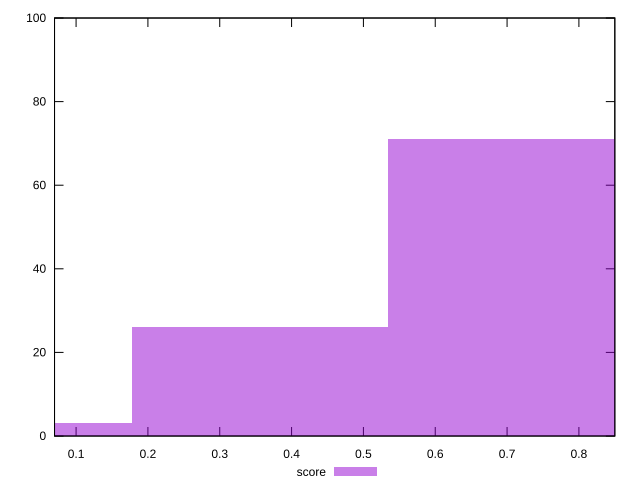

Recreate this plot in gnuplot.
reset

$score <<EOF
0.3558239811760983 26
0.7116479623521966 71
0 3
EOF

set key outside below
set boxwidth 0.3558239811760983
set xrange [0.07:0.85]
set yrange [0:100]
set trange [0:100]
set style fill transparent solid 0.5 noborder
set terminal svg size 640, 490 enhanced background rgb 'white'
set output "reprap/first-meaningful-paint/samples/pages/score/histogram.svg"

plot $score title "score" with boxes

reset
